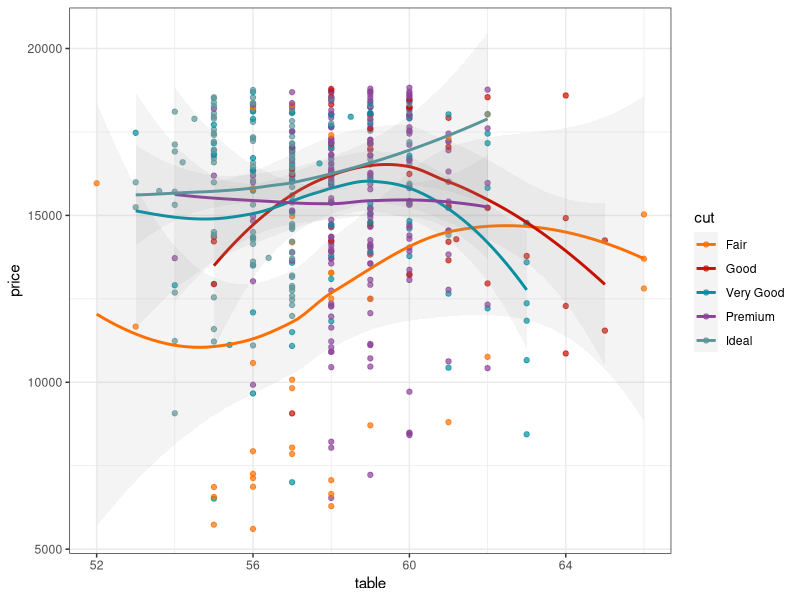
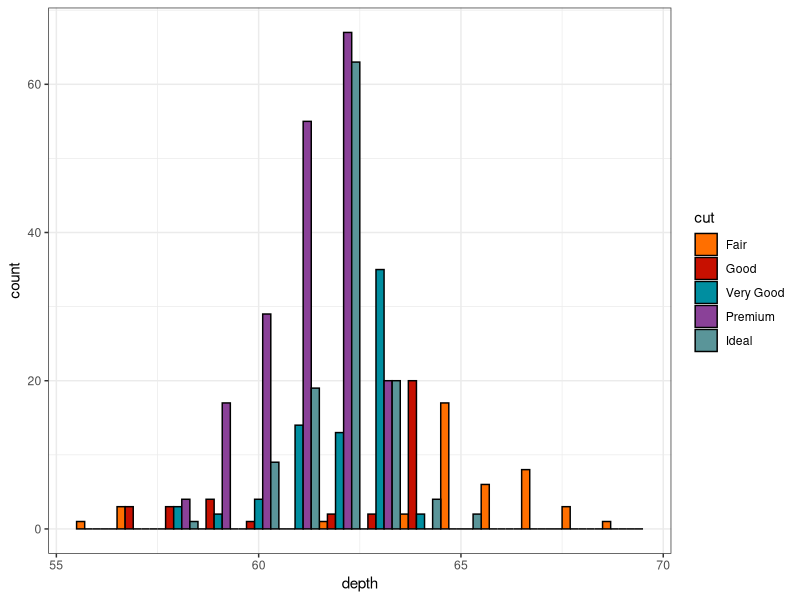

These charts were generated, in order, by the following R code:
library(ggsci)


### Name: scale_color_futurama
### Title: The Futurama Color Scales
### Aliases: scale_color_futurama scale_colour_futurama scale_fill_futurama

### ** Examples

library("ggplot2")
data("diamonds")

ggplot(subset(diamonds, carat >= 2.2),
       aes(x = table, y = price, colour = cut)) +
  geom_point(alpha = 0.7) +
  geom_smooth(method = "loess", alpha = 0.1, size = 1, span = 1) +
  theme_bw() + scale_color_futurama()

ggplot(subset(diamonds, carat > 2.2 & depth > 55 & depth < 70),
       aes(x = depth, fill = cut)) +
  geom_histogram(colour = "black", binwidth = 1, position = "dodge") +
  theme_bw() + scale_fill_futurama()
